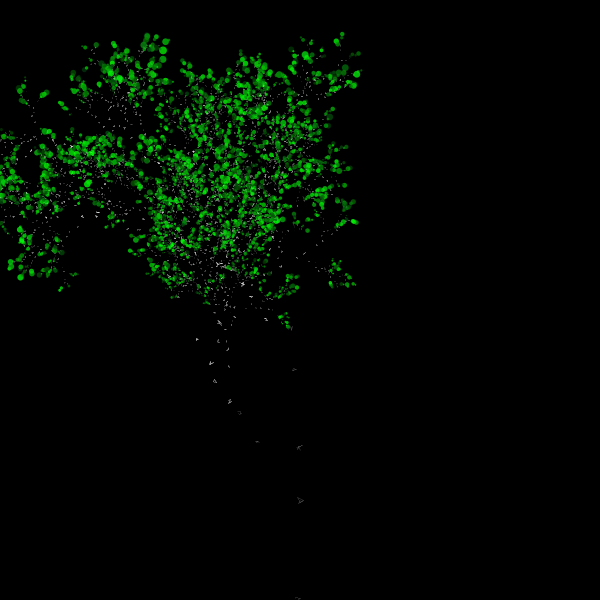
Frame 1 (no input)
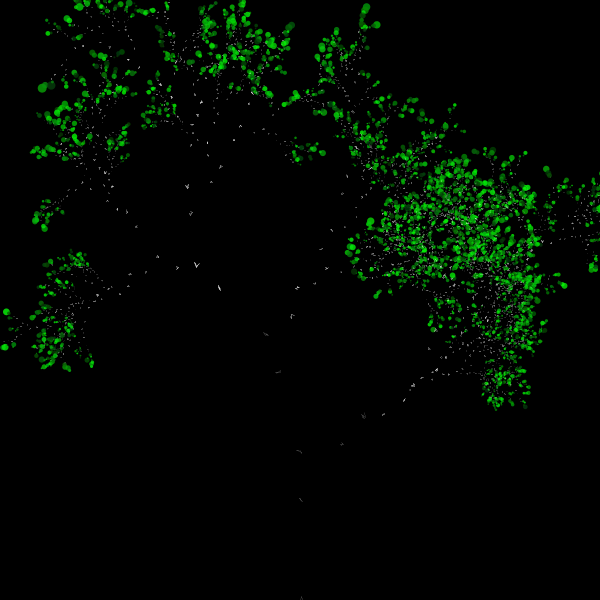
Frame 2 (the mouse pressed at the canvas centre, redrawn once)

The Processing sketch that drew these frames (run headless with seeded random() and noise(); the mouse was pressed at the canvas centre and the sketch redrawn once):

// Processing sketch: processing_96444
// ── processing_96444.pde

void setup()
{
  size(600, 600);
  smooth();
  colorMode(RGB, 255);
  background(255);
  noLoop();
}

void draw()
{
 
background(0);
 
 translate(width/2, height);
  branch(0);
  
}
void branch(int len)
{
  stroke(0);
  if (len == 12) {
    float leaveSize = random(30,150);
    noStroke();
    fill(random(10),random(50,255),random(15),200);
    ellipse(0, 0, leaveSize, leaveSize);
  }
  if (len < 12) {
     strokeWeight(len/4);
  
  strokeJoin(ROUND);
  strokeCap(ROUND);
 
  organicLine( 0, 0, 0, -len, len/3, random(100));
 
 
  translate(0, -len);
 

  
    pushMatrix();
    {
      translate(0, -height/4);
      rotate(random(-PI/4, PI/4));
      scale(.8);
      branch(len + 1);
    }

    popMatrix();
     
    pushMatrix();
    {
    
      translate(0, -height/6);
      rotate(random(-PI/4, PI/4));
      scale(0.7);
      branch(len+1);
    }
    popMatrix();
  }
}
void mouseClicked()
{
  redraw();
}

void organicLine(float x1, float y1, float x2, float y2, float strokeW, float howTwisty)
{
  strokeCap(ROUND);
  strokeWeight(strokeW);
  stroke(255);
  float numSections = 5;
  float cx = x2-x1; // change in x
  float cy = y2-y1; // change in y
 
  float nx1 = x1 *random(50); // first x
  float ny1 = y1 *random(50); // first y
 
  for (int i = 1; i <= numSections; i++) {
    float nx2 = x1 + i/numSections * cx+ random(-5, 5);
    float ny2 = y1 + i/numSections * cy+ random(-5, 5);
 
    line(nx1, ny1, nx2, ny2);
    nx1 = nx2;
    ny1 = ny2;
  }
}
